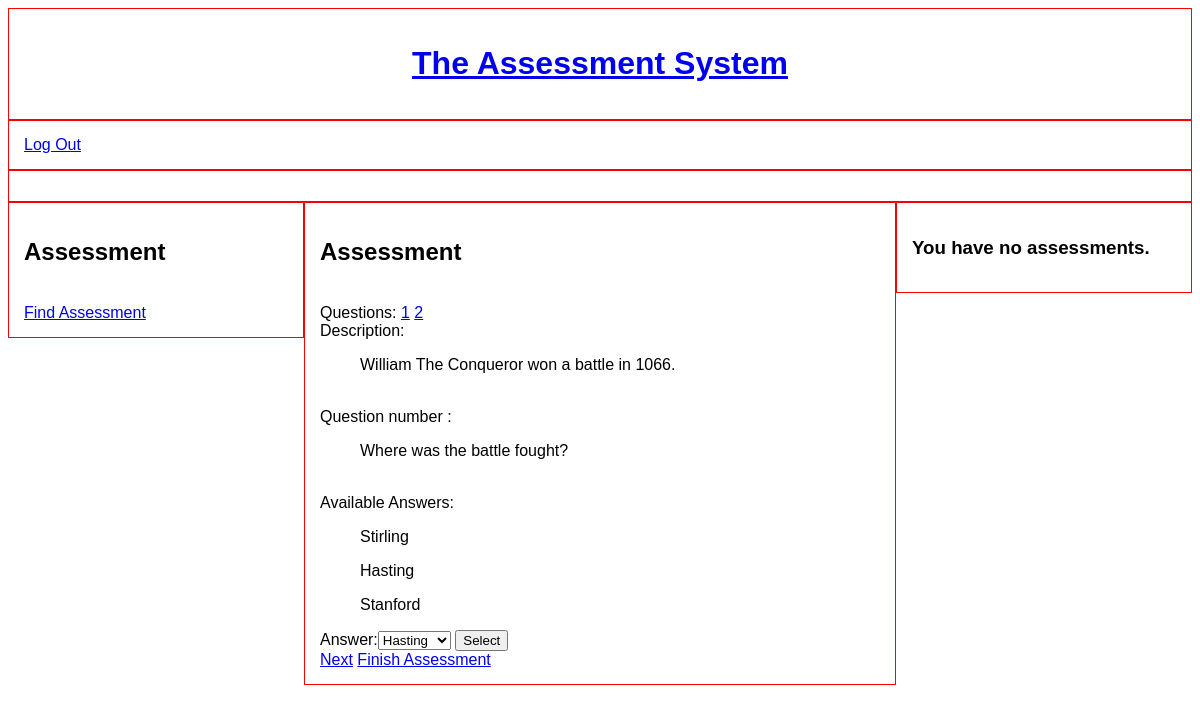
Screenshot of /start-assessment/2/question/2/ (signed in) with the database file from the repository.
### assessment/models.py (models this page shows)
class Problem(models.Model):
    creator = models.ForeignKey(settings.AUTH_USER_MODEL, on_delete=models.CASCADE, editable=False)
    assessment = models.ForeignKey(Assessment, on_delete=models.CASCADE)
    description = models.TextField(blank=True)
    question = models.CharField(max_length=255, blank=False)
    is_finished = models.BooleanField(default=False)
    def __str__(self):
        return self.question

class Answer(models.Model):
    creator = models.ForeignKey(settings.AUTH_USER_MODEL, on_delete=models.CASCADE, editable=False)
    answer = models.CharField(max_length=255)
    question = models.ForeignKey(Problem, on_delete=models.CASCADE)
    is_correct_answer = models.BooleanField(default=False)
    def __str__(self):
        return self.answer

### assessment/views.py (the view, shortened to what this page needs)
# urls.py: path('start-assessment/<int:assessment_id>/question/<int:question_id>/', views.start_assessment, name='start-assessment'),
def start_assessment(request, assessment_id, question_id, ):
    assessment = Assessment.objects.get(id=assessment_id)
    problems = Problem.objects.filter(assessment=assessment)
    current_problem = Problem.objects.get(id=question_id)
    answers_list = []
    answers = Answer.objects.filter(question=current_problem)
    correct_answer = Answer.objects.get(question=current_problem, is_correct_answer=True).answer
    answer_given = AnswerGiven.objects.filter(student=request.user, question=current_problem)
    student_answer = None
    if answer_given is not None:
        answer_given = AnswerGiven.objects.get(student=request.user, question=current_problem, )
        student_answer = answer_given.student_answer
        print(student_answer)
        answer_given.save()
        print(f'This should display the previously selected answer. {answer_given.student_answer}')
    for answer in answers:
        answers_list.append((answer.answer, answer.answer))
    assessment_form = CarryOutAssessmentForm(choices=answers_list,
                                             initial={
                                                 'description': current_problem.description,
                                                 'question': current_problem.question,
                                                 'answer': student_answer}
                                             )
    problems_list = list(problems)
    next_problem_in_list = None
    for problem_index in range(len(problems_list)):
        current_problem_index = problems_list.index(current_problem)
        for problem_in_list in problems_list:
            if current_problem_index == len(problems_list) - 1:
                next_problem_in_list = problems_list[0]
            else:
                next_problem_in_list = problems_list[current_problem_index + 1]
    next_problem = Problem.objects.get(question=next_problem_in_list)
    print(answer_given)
    template_name = 'start_assessment.html'
    context = {
        'assessment': assessment,
        'problems': problems,
        'answers': answers,
        'assessment_form': assessment_form,
        'assessment_id': assessment_id,
        'next_problem': next_problem,
        'current_problem': current_problem,
    }
    return render(request, template_name, context)

### assessment/forms.py
class CarryOutAssessmentForm(forms.Form):
    answer = forms.ChoiceField()
    def __init__(self, choices, **kwargs):
        super(CarryOutAssessmentForm, self).__init__(**kwargs)
        self.fields['answer'].choices = choices

### assessment/models.py (called while the page is built)
    def __str__(self):
        return f'Question: "{self.question}", Answer given: "{self.student_answer}", Correct answer: "{self.correct_answer}"'

### assessment/templates/assessment/start_assessment.html (shortened to what this page needs)
{% extends 'home.html' %}
{% block main-content-student %}
<h2>Assessment</h2>
<br>Questions:
{% for problem in problems %}
<a href="{% url 'start-assessment' assessment_id=assessment_id question_id=problem.id %}">{{ forloop.counter }}</a>
{% endfor %}
{% if current_problem.description != '' %}
<br>Description:
{% endif %}
<ul>{{ current_problem.description }}</ul>
<br>Question number :
<ul>{{ current_problem }}</ul>
<br>Available Answers:
{% for answer in answers %}
<ul>{{ answer }}</ul>
{% endfor %}
<form action="{% url 'start-assessment' assessment_id=assessment_id question_id=current_problem.id %}" method="post">
    {{ assessment_form }}
    <input type="submit" value="Select">
</form>
<a href="{% url 'start-assessment' assessment_id=assessment_id question_id=next_problem.id %}">Next</a>
<a href="{% url 'finish-assessment' assessment_id=assessment_id %}">Finish Assessment</a>
{% endblock %}

### assessmentsystem/static/assessmentsystem/css/style.css (style rules this page uses)
* { box-sizing: border-box; }
body { font-family: sans-serif; }

### rows the page displays
Problem: description "William The Conqueror won a battle in 1066.", question "Where was the battle fought?"
Answer: answer "Stirling", answer "Hasting"
Answer: answer "Hasting"
Answer: answer "Stanford"
